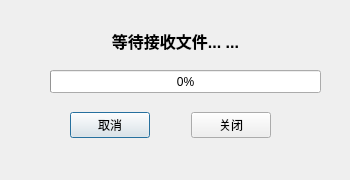
<?xml version="1.0" encoding="UTF-8"?>
<ui version="4.0">
 <class>TcpClient</class>
 <widget class="QDialog" name="TcpClient">
  <property name="geometry">
   <rect>
    <x>0</x>
    <y>0</y>
    <width>350</width>
    <height>180</height>
   </rect>
  </property>
  <property name="windowTitle">
   <string>接收端</string>
  </property>
  <widget class="QLabel" name="tcpClientStatusLabel">
   <property name="geometry">
    <rect>
     <x>90</x>
     <y>30</y>
     <width>171</width>
     <height>21</height>
    </rect>
   </property>
   <property name="font">
    <font>
     <pointsize>12</pointsize>
     <weight>75</weight>
     <bold>true</bold>
    </font>
   </property>
   <property name="text">
    <string>等待接收文件... ...</string>
   </property>
   <property name="alignment">
    <set>Qt::AlignCenter</set>
   </property>
  </widget>
  <widget class="QProgressBar" name="progressBar">
   <property name="geometry">
    <rect>
     <x>50</x>
     <y>70</y>
     <width>271</width>
     <height>23</height>
    </rect>
   </property>
   <property name="value">
    <number>0</number>
   </property>
  </widget>
  <widget class="QWidget" name="horizontalLayoutWidget">
   <property name="geometry">
    <rect>
     <x>70</x>
     <y>100</y>
     <width>201</width>
     <height>51</height>
    </rect>
   </property>
   <layout class="QHBoxLayout" name="horizontalLayout">
    <item>
     <widget class="QPushButton" name="tcpClientCancelBtn">
      <property name="text">
       <string>取消</string>
      </property>
     </widget>
    </item>
    <item>
     <spacer name="horizontalSpacer">
      <property name="orientation">
       <enum>Qt::Horizontal</enum>
      </property>
      <property name="sizeHint" stdset="0">
       <size>
        <width>40</width>
        <height>20</height>
       </size>
      </property>
     </spacer>
    </item>
    <item>
     <widget class="QPushButton" name="tcpClientCloseBtn">
      <property name="text">
       <string>关闭</string>
      </property>
     </widget>
    </item>
   </layout>
  </widget>
 </widget>
 <resources/>
 <connections/>
</ui>
